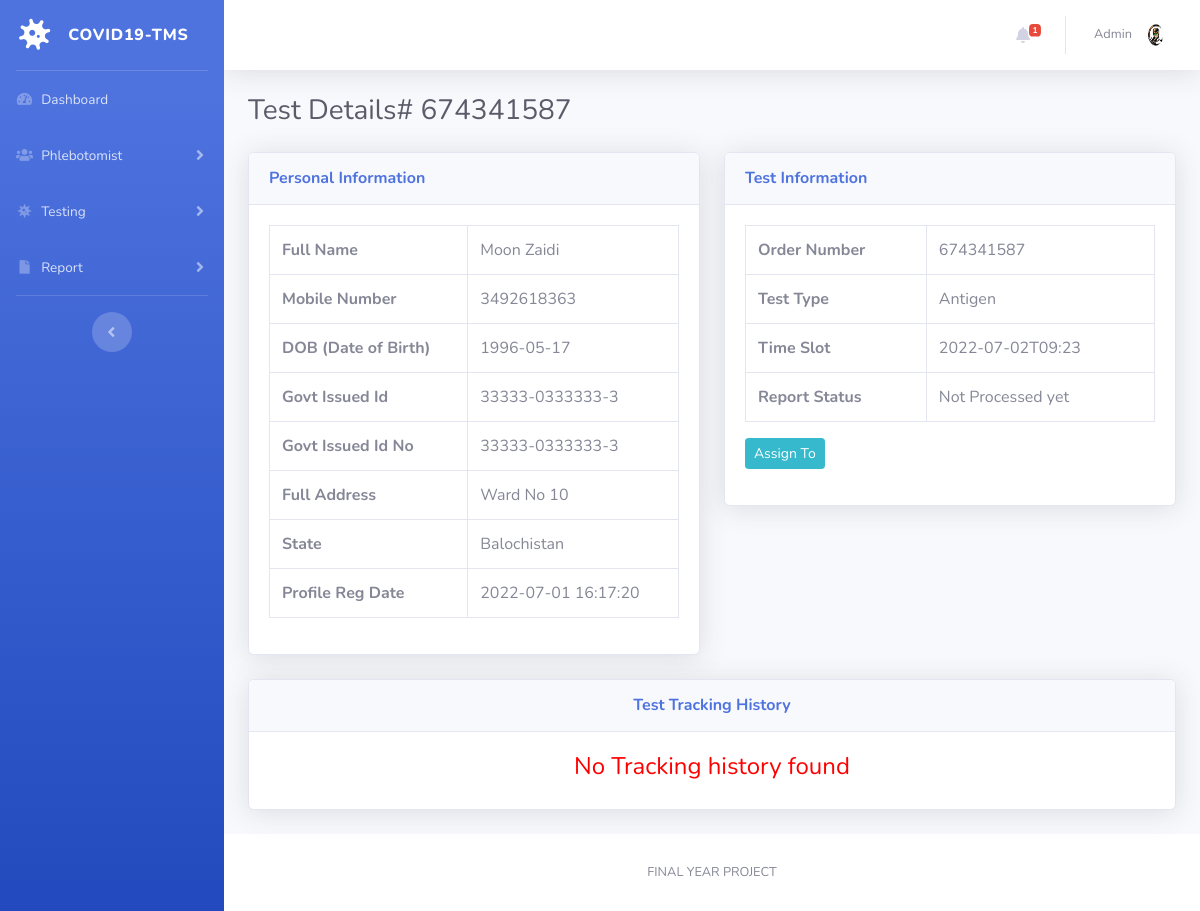
Screenshot of /covid-tms/test-details.php?tid=12&&oid=674341587 (signed in) with the database file from the repository.
### tables this page shows
CREATE TABLE `tbltestrecord` (
  `id` int(11) NOT NULL,
  `OrderNumber` bigint(14) DEFAULT NULL,
  `PatientMobileNumber` bigint(14) DEFAULT NULL,
  `TestType` varchar(100) DEFAULT NULL,
  `TestTimeSlot` varchar(120) DEFAULT NULL,
  `ReportStatus` varchar(100) DEFAULT NULL,
  `FinalReport` varchar(150) DEFAULT NULL,
  `ReportUploadTime` varchar(200) DEFAULT NULL,
  `RegistrationDate` timestamp NULL DEFAULT current_timestamp(),
  `AssignedtoEmpId` varchar(150) DEFAULT NULL,
  `AssigntoName` varchar(180) DEFAULT NULL,
  `AssignedTime` varchar(100) DEFAULT NULL
);

CREATE TABLE `tblpatients` (
  `id` int(11) NOT NULL,
  `FullName` varchar(120) DEFAULT NULL,
  `MobileNumber` bigint(12) DEFAULT NULL,
  `DateOfBirth` date DEFAULT NULL,
  `GovtIssuedId` varchar(150) DEFAULT NULL,
  `GovtIssuedIdNo` varchar(150) DEFAULT NULL,
  `FullAddress` varchar(255) DEFAULT NULL,
  `State` varchar(200) DEFAULT NULL,
  `RegistrationDate` timestamp NOT NULL DEFAULT current_timestamp()
);

### covid-tms/test-details.php (the view, shortened to what this page needs)
<?php session_start();
include_once('includes/config.php');
if (strlen($_SESSION['aid']==0)) {
  header('location:logout.php');
  } else{
?>
<!DOCTYPE html>
<html lang="en">
<head>
    <link href="vendor/fontawesome-free/css/all.min.css" rel="stylesheet" type="text/css">
    <link href="css/sb-admin-2.min.css" rel="stylesheet">
</head>
<body id="page-top">
    <div id="wrapper">
<?php include_once('includes/sidebar.php');?>
        <div id="content-wrapper" class="d-flex flex-column">
            <div id="content">
          <?php include_once('includes/topbar.php');?>
                <div class="container-fluid">
                    <h1 class="h3 mb-4 text-gray-800">Test Details# <?php echo intval($_GET['oid']);?></h1>
<div class="row">
<?php
$testid=intval($_GET['tid']);
$query=mysqli_query($con,"select * from tbltestrecord
join tblpatients on tblpatients.MobileNumber=tbltestrecord.PatientMobileNumber
where  tbltestrecord.id='$testid'");
while($row=mysqli_fetch_array($query)){
    ?>
                        <div class="col-lg-6">
                            <div class="card shadow mb-4">
                                <div class="card-header py-3">
                                    <h6 class="m-0 font-weight-bold text-primary">Personal Information</h6>
                                </div>
                                <div class="card-body">
 <table class="table table-bordered"  width="100%" cellspacing="0">
    <tr>
    <th>Full Name</th>
    <td><?php echo $row['FullName'];?></td>
    </tr>
     <tr>
    <th>Mobile Number</th>
    <td><?php echo $row['MobileNumber'];?></td>
    </tr>
     <tr>
    <th>DOB (Date of Birth)</th>
    <td><?php echo $row['DateOfBirth'];?></td>
    </tr>
     <tr>
    <th>Govt Issued Id</th>
    <td><?php echo $row['GovtIssuedId'];?></td>
    </tr>
     <tr>
    <th>Govt Issued Id No</th>
    <td><?php echo $row['GovtIssuedIdNo'];?></td>
    </tr>
     <tr>
    <th>Full Address</th>
    <td><?php echo $row['FullAddress'];?></td>
    </tr>
    <tr>
    <th>State</th>
    <td><?php echo $row['State'];?></td>
    </tr>
    <tr>
    <th>Profile Reg Date</th>
    <td><?php echo $row['RegistrationDate'];?></td>
    </tr>
 </table>
                                </div>
                            </div>
                        </div>
                         <div class="col-lg-6">
                            <div class="card shadow mb-4">
                                <div class="card-header py-3">
                                    <h6 class="m-0 font-weight-bold text-primary">Test Information</h6>
                                </div>
                                <div class="card-body">
 <table class="table table-bordered"  width="100%" cellspacing="0">
    <tr>
    <th>Order Number</th>
    <td><?php echo $row['OrderNumber'];?></td>
    </tr>
    <tr>
    <th>Test Type</th>
    <td><?php echo $row['TestType'];?></td>
    </tr>
    <tr>
    <th>Time Slot</th>
    <td><?php echo $row['TestTimeSlot'];?></td>
    </tr>
 <tr>
    <th>Report Status</th>
    <td><?php if($row['ReportStatus']==''):
              echo "Not Processed yet";
          else:
           echo $row['ReportStatus'];
          endif;
    ?></td>
    </tr>
</table>
<?php if($row['AssignedtoEmpId']==''):
    ?>
        <div class="form-group">
      <button type="button" class="btn btn-info btn-sm" data-toggle="modal" data-target="#assignto">Assign To</button>
            </div>
<?php else:
$rstatus=$row['ReportStatus'];
if($rstatus=='Assigned' || $rstatus=='On the Way for Collection' || $rstatus=='Sample Collected' || $rstatus=='Sent to Lab'):?>
<button type="button" class="btn btn-info btn-sm" data-toggle="modal" data-target="#takeaction">Take Action</button>
<?php
endif;
endif;?>
                                </div>
                            </div>
                        </div>
                    </div>
                <?php } ?>
<?php
$orderid=intval($_GET['oid']);
$ret=mysqli_query($con,"select * from tblreporttracking
join tbladmin on tbladmin.ID=tblreporttracking.RemarkBy
where tblreporttracking.OrderNumber='$orderid'");
$num=mysqli_num_rows($ret);
?>
<div class="row">
                         <div class="col-lg-12">
                            <div class="card shadow mb-4">
                                <div class="card-header py-3">
                                    <h6 class="m-0 font-weight-bold text-primary" align="center">Test  Tracking History</h6>
                                </div>
                                <div class="card-body">
<?php if($num>0){
?>
 <table class="table table-bordered"  width="100%" cellspacing="0">
<tr>
    <th>Remark</th>
    <th>Status</th>
    <th>Remark Date</th>
    <th>Remark By</th>
<?php while($result=mysqli_fetch_array($ret)){?>
</tr>
    <tr>
    <td><?php echo $result['Remark'];?></td>
    <td><?php echo $result['Status'];?></td>
    <td><?php echo $result['PostingTime'];?></td>
    <td><?php echo $result['AdminName'];?></td>
    </tr>
<?php } ?>
</table>
         <?php
     } else { ?>
<h4 align="center" style="color:red"> No Tracking history found </h4>
         <?php } ?>
                                </div>
                            </div>
                        </div>
                    </div>
                </div>
            </div>
           <?php include_once('includes/footer.php');?>
        </div>
    </div>
</body>
</html>
<?php } ?>

### covid-tms/includes/topbar.php (shortened to what this page needs)
      <nav class="navbar navbar-expand navbar-light bg-white topbar mb-4 static-top shadow">
            <?php if($_SESSION['aid']):?>
                    <ul class="navbar-nav ml-auto">
<?php $query=mysqli_query($con,"select * from tbltestrecord where ReportStatus is null");
$count=mysqli_num_rows($query);
?>
                        <li class="nav-item dropdown no-arrow mx-1">
                            <a class="nav-link dropdown-toggle" href="#" id="alertsDropdown" role="button"
                                data-toggle="dropdown" aria-haspopup="true" aria-expanded="false">
                                <i class="fas fa-bell fa-fw"></i>
                                <span class="badge badge-danger badge-counter"><?php echo $count;?></span>
                            </a>
                        </li>
                        <li class="nav-item dropdown no-arrow">
                            <a class="nav-link dropdown-toggle" href="#" id="userDropdown" role="button"
                                data-toggle="dropdown" aria-haspopup="true" aria-expanded="false">
                <?php
$adid=$_SESSION['aid'];
$ret1=mysqli_query($con,"select AdminName from tbladmin where ID='$adid'");
while($row1=mysqli_fetch_array($ret1)){
?>
                                <span class="mr-2 d-none d-lg-inline text-gray-600 small"><?php  echo $row1['AdminName'];?></span>
                           <?php } ?>
                                <img class="img-profile rounded-circle"
                                    src="img/logo.jpg">
                            </a>
                        </li>
                    </ul>
                <?php endif;?>
                </nav>

### rows the page displays
tbltestrecord: tblpatients.FullName "Moon Zaidi", tblpatients.MobileNumber "3492618363", tblpatients.DateOfBirth "1996-05-17", tblpatients.GovtIssuedId "33333-0333333-3", tblpatients.GovtIssuedIdNo "33333-0333333-3", tblpatients.FullAddress "Ward No 10", tblpatients.State "Balochistan", tblpatients.RegistrationDate "2022-07-01 16:17:20", OrderNumber "674341587", TestType "Antigen", TestTimeSlot "2022-07-02T09:23", shows "Not Processed yet", shows "Assign To"

### other values shown
$count "1"
$row1['AdminName'] "Admin"
$_GET['oid'] "674341587"
